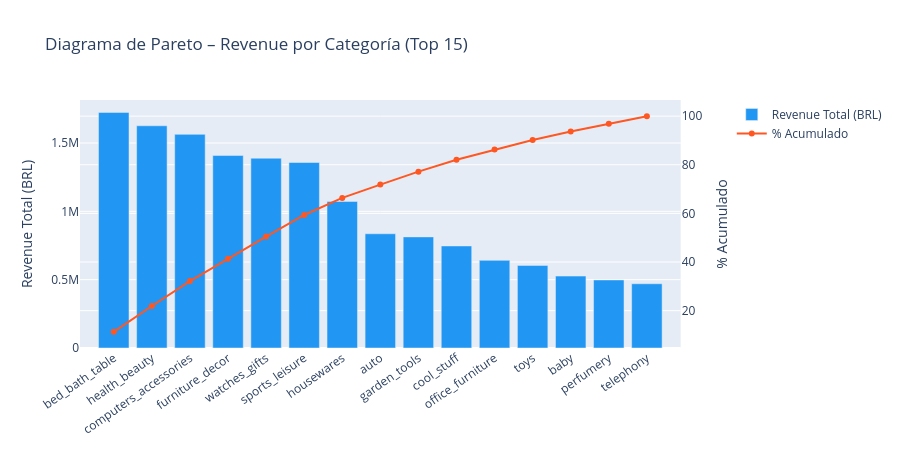

The code cell stored with this chart in its notebook:
### Markdown cell above
# 6.6 Análisis por Categoría de Producto

### Code cell
# Top 15 categorías por revenue
cat_revenue = (
    df_valid
    .groupby('product_category_name_english')['payment_value']
    .sum()
    .sort_values(ascending=False)
    .head(15)
    .reset_index()
)
cat_revenue.columns = ['categoria', 'revenue_total']
cat_revenue['pct_revenue'] = (cat_revenue['revenue_total'] / cat_revenue['revenue_total'].sum() * 100).round(2)
cat_revenue['cumulative_pct'] = cat_revenue['pct_revenue'].cumsum()

fig = make_subplots(specs=[[{'secondary_y': True}]])
fig.add_trace(
    go.Bar(x=cat_revenue['categoria'], y=cat_revenue['revenue_total'],
           name='Revenue Total (BRL)', marker_color='#2196F3'),
    secondary_y=False
)
fig.add_trace(
    go.Scatter(x=cat_revenue['categoria'], y=cat_revenue['cumulative_pct'],
               name='% Acumulado', line=dict(color='#FF5722', width=2),
               mode='lines+markers'),
    secondary_y=True
)
fig.update_layout(
    title=' Diagrama de Pareto – Revenue por Categoría (Top 15)',
    xaxis_tickangle=-35, height=450
)
fig.update_yaxes(title_text='Revenue Total (BRL)', secondary_y=False)
fig.update_yaxes(title_text='% Acumulado', secondary_y=True)
fig.show()

print('\n Validación H3 – Pareto por categoría:')
pareto_80 = cat_revenue[cat_revenue['cumulative_pct'] <= 80]
print(f'   El {len(pareto_80)} de las top categorías generan ~80% del revenue')
print(cat_revenue[['categoria', 'pct_revenue', 'cumulative_pct']].head(8).to_string(index=False))

### Figure 1 — Plotly figure (JSON) as saved in the notebook; plotly's stock layout.template omitted (floating-point values rounded to 4 significant figures)
{"data": [{"marker": {"color": "#2196F3"}, "name": "Revenue Total (BRL)", "x": ["bed_bath_table", "health_beauty", "computers_accessories", "furniture_decor", "watches_gifts", "sports_leisure", "housewares", "auto", "garden_tools", "cool_stuff", "office_furniture", "toys", "baby", "perfumery", "telephony"], "y": [1724000.0, 1626000.0, 1563000.0, 1408000.0, 1389000.0, 1357000.0, 1073000.0, 835800.0, 813100.0, 746800.0, 641300.0, 604500.0, 526100.0, 498000.0, 470200.0], "type": "bar", "xaxis": "x", "yaxis": "y"}, {"line": {"color": "#FF5722", "width": 2}, "mode": "lines+markers", "name": "% Acumulado", "x": ["bed_bath_table", "health_beauty", "computers_accessories", "furniture_decor", "watches_gifts", "sports_leisure", "housewares", "auto", "garden_tools", "cool_stuff", "office_furniture", "toys", "baby", "perfumery", "telephony"], "y": [11.29, 21.93, 32.16, 41.38, 50.47, 59.36, 66.38, 71.85, 77.17, 82.06, 86.26, 90.22, 93.66, 96.92, 100.0], "type": "scatter", "xaxis": "x", "yaxis": "y2"}], "layout": {"xaxis": {"anchor": "y", "domain": [0.0, 0.94], "tickangle": -35}, "yaxis": {"anchor": "x", "domain": [0.0, 1.0], "title": {"text": "Revenue Total (BRL)"}}, "yaxis2": {"anchor": "x", "overlaying": "y", "side": "right", "title": {"text": "% Acumulado"}}, "title": {"text": " Diagrama de Pareto – Revenue por Categoría (Top 15)"}, "height": 450}}
